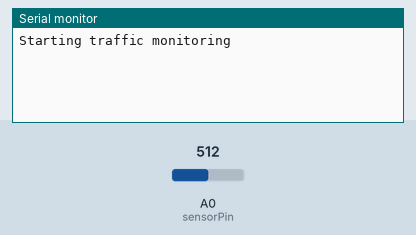
Bench run of a sketch on a simulated Arduino Uno, built with avr-gcc and run on an emulated ATmega328P. On the bench: the last lines printed to the serial monitor. The test bench sets the inputs (shaded band); at power-on: A0 (sensorPin) = 512.

Above: at 1.2 s.
1.3 s: A0 (sensorPin) set to 610
At 2.0 s:
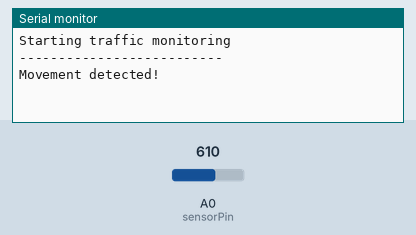
2.8 s: A0 (sensorPin) set to 590
At 3.5 s:
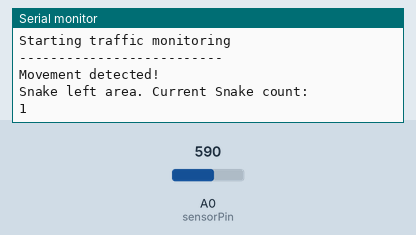

The sketch:

sketch_apr18c.ino
```cpp
int sensorPin = A0;
int sensorThreshold = 600;
unsigned long detectionTime = 0;
boolean detectState = false;
int countRat = 0;
int countSnake = 0;

void setup() {
  Serial.begin(9600);
  pinMode(sensorPin, INPUT);
  Serial.println("Starting traffic monitoring");
}

void loop() {
  unsigned int sensorValue = analogRead(sensorPin);

  if (sensorValue > sensorThreshold && !detectState) {
    Serial.println("--------------------------");
    Serial.println("Movement detected!");
    detectionTime = millis();
    detectState = true;
  }
  else if (sensorValue < sensorThreshold && detectState) {
    unsigned long duration = millis() - detectionTime;
    detectState = false;

    if (duration < 500) {
      return;
    }
    else if (duration < 1000) {
      countRat++;
      Serial.println("Rat left area. Current Rat count:");
      Serial.println(countRat);
    }
    else if (duration < 3000) {
      countSnake++;
      Serial.println("Snake left area. Current Snake count:");
      Serial.println(countSnake);
    }
    else {
      Serial.println("Object left area, but type undetermined.");
    }
  }
}
```

Measured:
- after the input at 1.3 s, the serial monitor: prints a new line at once (image 1)
- after the input at 2.8 s, the serial monitor: prints a new line at once (image 2)
